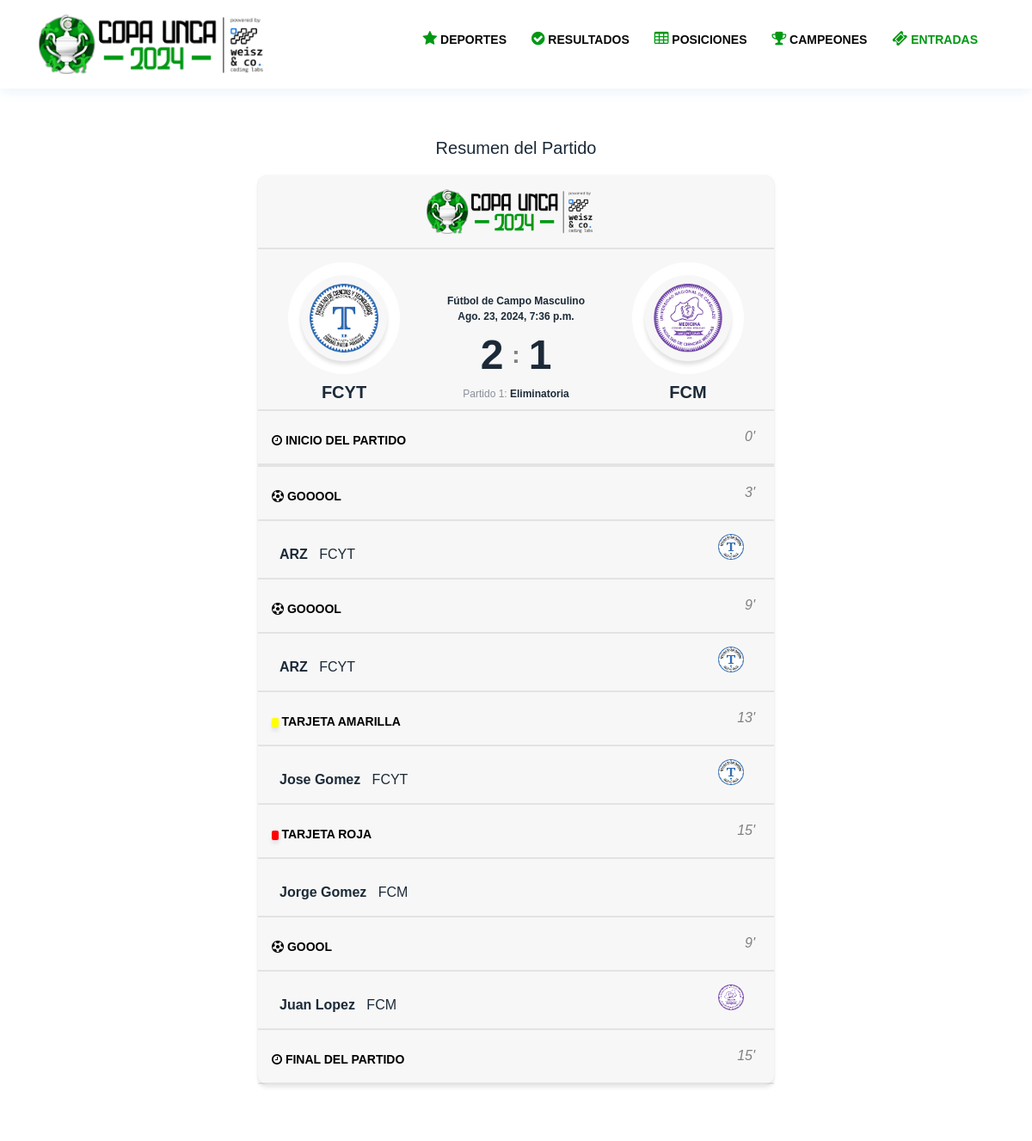
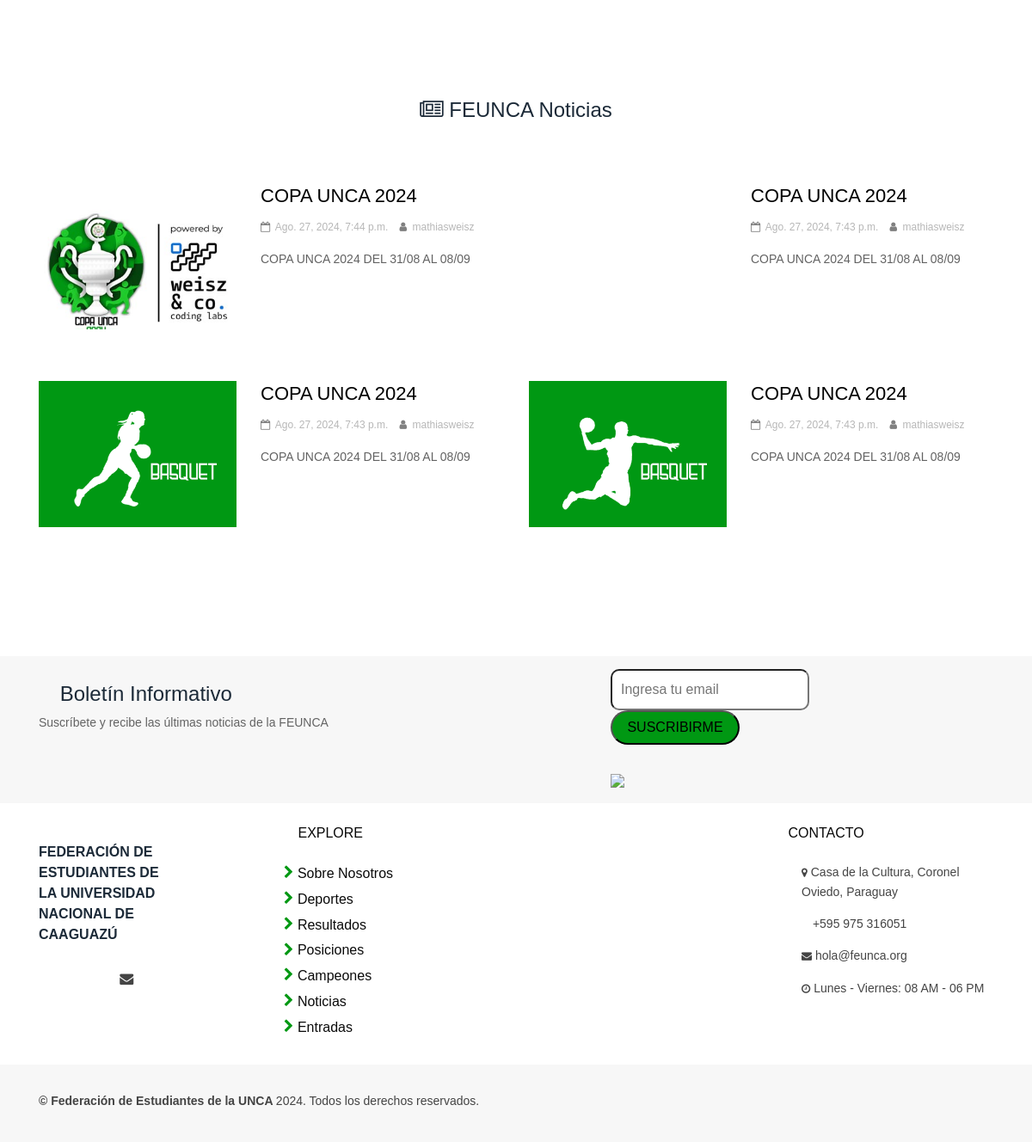
The page /resultados_copa_unca/2/ on the database its author committed (2 pictures, top to bottom).
### cpunca/models.py (models this page shows, shortened)
class PartidoUnca(models.Model):
    DEPORTE_CHOICES = (
        ('FUTBOL_FEMENINO', 'Fútbol de Campo Femenino'),
        ('FUTBOL_MASCULINO', 'Fútbol de Campo Masculino'),
        ('FUTSAL_FEMENINO', 'Fútsal Femenino'),
        ('FUTSAL_MASCULINO', 'Fútsal Masculino'),
        ('HANDBALL_FEMENINO', 'Handball Femenino'),
        ('HANDBALL_MASCULINO', 'Handball Masculino'),
        ('VOLLEY_FEMENINO', 'Volley Femenino'),
        ('VOLLEY_MASCULINO', 'Volley Masculino'),
        ('BASKET_FEMENINO', 'Básquet Femenino'),
        ('BASKET_MASCULINO', 'Básquet Masculino'),
        ('FUTBOL_UNIVERSITARIO', 'Fútbol Universitario'),
        ('PIKI', 'Piki'),
        ('AJEDREZ', 'Ajedrez'),
        ('PING_PONG', 'Ping Pong'),
    )
    equipo_local = models.ForeignKey(EquipoUnca, on_delete=models.CASCADE, related_name='partidos_local')
    equipo_visitante = models.ForeignKey(EquipoUnca, on_delete=models.CASCADE, related_name='partidos_visitante')
    goles_local = models.PositiveIntegerField(blank=True, null=True)
    goles_visitante = models.PositiveIntegerField(blank=True, null=True)
    fecha = models.DateTimeField(blank=True, null=True)
    partido_numero = models.CharField(max_length=100, blank=True, null=True)
    fase_partido = models.CharField(max_length=99, blank=True, null=True)
    deporte = models.CharField(max_length=50, choices=DEPORTE_CHOICES, blank=True, null=True)

class EquipoUnca(models.Model):
    nombre = models.CharField(max_length=100)
    imagen = models.ImageField(blank=True, null=True)

class EventoPartidoUnca(models.Model):
    PARTIDO_EVENT_CHOICES = (
        ('INICIO DEL PARTIDO', 'Inicio del partido'),
        ('PENDIENTE', 'Pendiente'),
        ('FINAL DEL PARTIDO', 'Fin del partido'),
    )
    partido = models.ForeignKey(PartidoUnca, on_delete=models.CASCADE)
    tipo = models.CharField(max_length=100, choices=PARTIDO_EVENT_CHOICES)
    minuto = models.PositiveIntegerField(blank=True, null=True)

class EventosUnca(models.Model):
    PARTIDO_EVENT_CHOICES = (
        ('GOOOOL', 'Gol local'),
        ('GOOOL', 'Gol visitante'),
        ('PUNTO', 'Punto local'),
        ('PUNTO ', 'Punto visitante'),
        ('TARJETA ROJA', 'Tarjeta roja local'),
        ('TARJETA ROJA ', 'Tarjeta roja visitante'),
        ('TARJETA AMARILLA', 'Tarjeta amarilla local'),
        ('TARJETA AMARILLA ', 'Tarjeta amarilla visitante'),
    )
    partido = models.ForeignKey(PartidoUnca, on_delete=models.CASCADE)
    minuto = models.PositiveIntegerField()
    tipo = models.CharField(max_length=100, choices=PARTIDO_EVENT_CHOICES)
    jugadores = models.CharField(max_length=150)

class Post(models.Model):
    author = models.ForeignKey('auth.User', on_delete=models.CASCADE)
    foto = models.ImageField(null=True, blank=True)
    title = models.CharField(max_length=200)
    text = models.TextField()
    categoria1 = models.ForeignKey('Categoria1', on_delete=models.CASCADE,null=True)
    categoria2 = models.ForeignKey ('Categoria2', on_delete=models.CASCADE, null=True)
    categoria3 = models.ForeignKey('Categoria3', on_delete=models.CASCADE, null=True)
    published_date = models.DateTimeField(blank=True, null=True)
    slug= models.SlugField(null=False, default="#")

### cpunca/views.py (the view)
# urls.py: path('resultados_copa_unca/<int:pk>/', views.resumen_unca, name='resumen'),
def resumen_unca(request, pk):
    posts = Post.objects.all().order_by('-published_date')[0:4]
    partido = get_object_or_404(PartidoUnca, pk=pk)
    partidos = PartidoUnca.objects.all()
    eventos_partido = EventoPartidoUnca.objects.filter(partido=partido)
    eventos = EventosUnca.objects.filter(partido=partido)
    context = {
        'partidounca': partido,
        'partidos': partidos,
        'eventos_partido': eventos_partido,
        'eventos': eventos,
        'posts': posts
    }
    return render(request, 'resumenunca.html', context )

### templates/resumenunca.html (shortened to what this page needs)
{% include "headercpunca.html" %}
{% load static %}
<!DOCTYPE html>
<html>
<head>
    <link rel="stylesheet" type="text/css" href="{% static 'css/cupingcss/stylecup.css' %}">
</head>
<body>
    <div class="site-breadcrumb">
    </div>
    <div class="container">
    <ol class="breadcrumb" style="background-color: transparent;">
    </ol>
    </div>
    <section class="full-courses-section spad pt-0">
    <h5 class="h3-stylecup">Resumen del Partido</h5>
         <div class="containerp">
        <div class="match">
            <div class="match-header">
                <div class="match-tournament">
                        <img style="display: block; margin: 0 auto; max-width: 200px; height: auto;"  src="{% static 'image/cpunca6.png' %}" />
                    </div>
            </div>
            <div class="match-content">
                <div class="column">
                    <div class="team team--home">
                        <div class="team-logo">
                            {% if partidounca.equipo_local.imagen %}
                                    <img src="{{ partidounca.equipo_local.imagen.url }}" alt="" class="img-stylecup equipo-img">
                            {% endif %}
                        </div>
                        <h2 class="team-name">{{ partidounca.equipo_local.nombre }}</h2>
                    </div>
                </div>
                <div class="column">
                    <div class="match-details">
                        <div class="match-referee">
                                <h7 class="h3-stylecup"><strong>{{ partidounca.get_deporte_display }}</strong></h7>
                            </div>
                        <div class="match-date">
                            <strong>{{ partidounca.fecha }}</strong>
                        </div>
                        <div class="match-score">
                            <span class="match-score-number ">{{ partidounca.goles_local }}</span>
                            <span class="match-score-divider">:</span>
                            <span class="match-score-number">{{ partidounca.goles_visitante }}</span>
                        </div>
                        <div class="match-referee">
                            {{ partidounca.partido_numero }}: <strong>{{ partidounca.fase_partido }}</strong>
                        </div>
                    </div>
                </div>
                <div class="column">
                    <div class="team team--away">
                        <div class="team-logo">
                            {% if partidounca.equipo_visitante.imagen %}
                                    <img src="{{ partidounca.equipo_visitante.imagen.url }}" alt="" class="img-stylecup equipo-img">
                            {% endif %}
                        </div>
                        <h2 class="team-name">{{ partidounca.equipo_visitante.nombre }}</h2>
                    </div>
                </div>
            </div>
             {% for eventopartidounca in partidounca.eventopartidounca_set.all %}
            {% if eventopartidounca.tipo == 'INICIO DEL PARTIDO' %}
                <div class="match-header" style="padding: 0px;"></div>
                <div class="match-header">
                    <div class="match-time-lapsed">
                        <i class="fa fa-clock-o"></i><span> {{ eventopartidounca.tipo }}</span>
                    </div>
                    <div class="match-actions">
                        <button class="btn-icon"><i class="material-icons-outlined">{{ eventopartidounca.minuto }}'</i></button>
                    </div>
                </div>
            {% endif %}
        {% endfor %}
            {% for eventosunca in partidounca.eventosunca_set.all %}
                <div class="match-header" style="padding: 0px;"></div>
                <div class="match-header">
                    <div class="match-time-lapsed">
                        {% if eventosunca.tipo == 'GOOOOL' or eventosunca.tipo == 'GOOOL' %}
                            <i class="fa fa-soccer-ball-o"></i><span> {{ eventosunca.tipo }}</span>
                        {% elif eventosunca.tipo == 'TARJETA ROJA' or eventosunca.tipo == 'TARJETA ROJA ' %}
                            <i class="fas fa-square redcard-icon"></i><span> {{ eventosunca.tipo }}</span>
                        {% elif eventosunca.tipo == 'TARJETA AMARILLA' or eventosunca.tipo == 'TARJETA AMARILLA ' %}
                            <i class="fas fa-square yellowcard-icon"></i><span> {{ eventosunca.tipo }}</span>
                        {% elif eventosunca.tipo == 'PUNTO' or eventosunca.tipo == 'PUNTO ' %}
                            <i class="fa fa-hashtag"></i><span> {{ eventosunca.tipo }}</span>
                        {% endif %}
                    </div>
                    <div class="match-actions">
                        <button class="btn-icon"><i class="material-icons-outlined">{{ eventosunca.minuto }}'</i></button>
                    </div>
                </div>
                <div class="match-content">
                    <div class="column-resumen">
                        <div class="match-referee-resumen">
                            <strong>{{ eventosunca.jugadores }}</strong>
                        </div>
                        <div class="match-referee-resumen">
                            {% if eventosunca.tipo == 'GOOOOL' or eventosunca.tipo == 'TARJETA ROJA' or eventosunca.tipo == 'TARJETA AMARILLA' or eventosunca.tipo == 'PUNTO' %}
                                <span>&nbsp;&nbsp; {{ partidounca.equipo_local.nombre }} </span>
                            {% elif eventosunca.tipo == 'GOOOL' or eventosunca.tipo == 'TARJETA ROJA ' or eventosunca.tipo == 'TARJETA AMARILLA ' or eventosunca.tipo == 'PUNTO ' %}
                                <span>&nbsp;&nbsp; {{ partidounca.equipo_visitante.nombre }} </span>
                            {% endif %}
                        </div>
                    </div>
                    <div class="column-resumen">
                        <div class="team team--away">
                            <div>
                                {% if eventosunca.tipo == 'GOOOOL' or evento.tipo == 'TARJETA ROJA' or eventosunca.tipo == 'TARJETA AMARILLA' or eventosunca.tipo == 'PUNTO' %}
                                    {% if partidounca.equipo_local.imagen %}
                                        <img src="{{ partidounca.equipo_local.imagen.url }}" alt="" class="equipo-img">
                                    {% endif %}
                                {% elif eventosunca.tipo == 'GOOOL' or evento.tipo == 'TARJETA ROJA ' or eventosunca.tipo == 'TARJETA AMARILLA ' or eventosunca.tipo == 'PUNTO ' %}
                                    {% if partidounca.equipo_visitante.imagen %}
                                        <img src="{{ partidounca.equipo_visitante.imagen.url }}" alt="" class="equipo-img">
                                    {% endif %}
                                {% endif %}
                            </div>
                        </div>
                    </div>
                </div>
            {% endfor %}
         {% for eventopartidounca in partidounca.eventopartidounca_set.all %}
            {% if eventopartidounca.tipo == 'FINAL DEL PARTIDO' %}
                <div class="match-header" style="padding: 0px;"></div>
                <div class="match-header">
                    <div class="match-time-lapsed">
                        <i class="fa fa-clock-o"></i><span> {{ eventopartidounca.tipo }}</span>
                    </div>
                    <div class="match-actions">
                        <button class="btn-icon"><i class="material-icons-outlined">{{ eventopartidounca.minuto }}'</i></button>
                    </div>
                </div>
            {% endif %}
        {% endfor %}
        </div>
    </div>
    </section>
	<section class="blog-section spad">
		<div class="container">
			<div class="section-title text-center">
                <h4><i class="fa fa-newspaper-o"></i> FEUNCA Noticias</h4>
			</div>
			<div class="row">
                {% for post in posts %}
				<div class="col-xl-6 col-md-6 col-sm-12">
					<div class="blog-item" id="blogItem">
						<div class="blog-thumb set-bg" data-setbg="{% static "image/" %}{{ post.foto }}"></div>
						<div class="blog-content">
                            <h4><a href="/noticias/{{ post.id }}" style="color:black">{{ post.title }}</a></h4>
							<div class="blog-meta">
								<span><i class="fa fa-calendar-o"></i> {{ post.published_date }} </span>
								<span><i class="fa fa-user"></i> {{ post.author }} </span>
							</div>
							<p>{{ post.text|truncatewords:"25" }}</p>
						</div>
					</div>
				</div>
                {% endfor %}
			</div>
		</div>
	</section>
{% include "pie_pagina.html" %}
</body>
</html>

### templates/static/css/style.css (style rules this page uses)
html, body { height: 100%; font-family: 'Montserrat SemiBold', sans-serif; }
h1, h2, h3, h4, h5, h6 { color: #111111; margin: 0; font-weight: 500; font-family: 'Montserrat SemiBold', sans-serif; }
h2 { font-size: 36px; line-height: 1.2; }
h4 { font-size: 24px; }
h5 { font-size: 20px; }
p { font-size: 14px; color: #636363; line-height: 1.6; }
img { max-width: 100%; }
ul, ol { padding: 0; margin: 0; }
.spad { padding-top: 90px; padding-bottom: 90px; }
.section-title { margin-bottom: 70px; }
.set-bg { background-repeat: no-repeat; background-size: cover; background-position: center 0; }
.blog-item { margin-bottom: 60px; overflow: hidden; }
.blog-item .blog-thumb { width: 230px; height: 170px; float: left; }
.blog-item .blog-content { padding-left: 258px; }
.blog-item .blog-content h4 { font-size: 22px; font-weight: 400; margin-bottom: 8px; line-height: 1.4; }
.blog-item .blog-meta { margin-bottom: 15px; }
.blog-item .blog-meta span { margin-right: 10px; font-size: 12px; color: #b7b7b7; }
.blog-item .blog-meta span i { color: #808080; margin-right: 3px; }
.site-breadcrumb { padding: 60px 0; color: #009813; font-size: 18px; }
@media (min-width: 1200px) { .container { max-width: 1170px; } }

### rows shown on the page
PartidoUnca: equipo_local.imagen (picture), equipo_local.nombre "FCYT", deporte "Fútbol de Campo Masculino", fecha "Ago. 23, 2024, 7:36 p.m.", goles_local "2", goles_visitante "1", partido_numero "Partido 1", fase_partido "Eliminatoria", equipo_visitante.imagen (picture), equipo_visitante.nombre "FCM"
EventoPartidoUnca: tipo "INICIO DEL PARTIDO", minuto "0"
EventosUnca: tipo "GOOOOL", minuto "3", jugadores "ARZ", equipo_local.imagen (picture)
EventosUnca: tipo "GOOOOL", minuto "9", jugadores "ARZ", equipo_local.imagen (picture)
EventosUnca: tipo "TARJETA AMARILLA", minuto "13", jugadores "Jose Gomez", equipo_local.imagen (picture)
EventosUnca: tipo "TARJETA ROJA", minuto "15", jugadores "Jorge Gomez"
EventosUnca: tipo "GOOOL", minuto "9", jugadores "Juan Lopez", equipo_visitante.imagen (picture)
EventoPartidoUnca: tipo "FINAL DEL PARTIDO", minuto "15"
Post: shows a picture, title "COPA UNCA 2024", published_date "Ago. 27, 2024, 7:44 p.m.", author "mathiasweisz", text "COPA UNCA 2024 DEL 31/08 AL 08/09"
Post: title "COPA UNCA 2024", published_date "Ago. 27, 2024, 7:43 p.m.", author "mathiasweisz", text "COPA UNCA 2024 DEL 31/08 AL 08/09"
Post: shows a picture, title "COPA UNCA 2024", published_date "Ago. 27, 2024, 7:43 p.m.", author "mathiasweisz", text "COPA UNCA 2024 DEL 31/08 AL 08/09"
Post: shows a picture, title "COPA UNCA 2024", published_date "Ago. 27, 2024, 7:43 p.m.", author "mathiasweisz", text "COPA UNCA 2024 DEL 31/08 AL 08/09"
